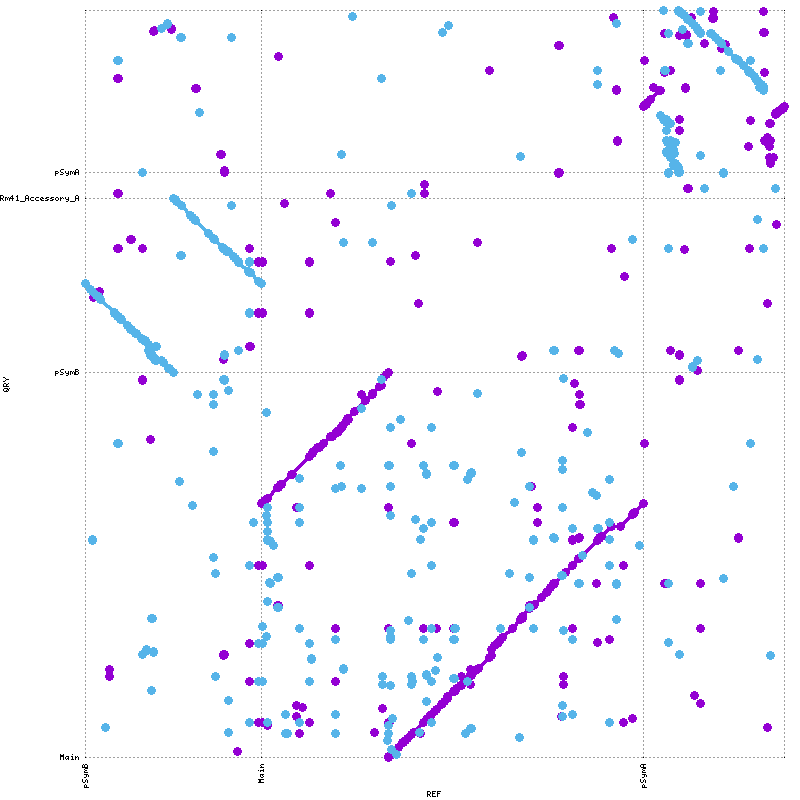

The gnuplot source for this figure:
set terminal png tiny size 800,800
set output "2011-vs-Rm41.png"
set xtics rotate ( \
 "pSymB" 1.0, \
 "Main" 1683348.0, \
 "pSymA" 5340623.0, \
 "" 6693185 \
)
set ytics ( \
 "Main" 1.0, \
 "pSymB" 3678504.0, \
 "Rm41_Accessory_A" 5343582.0, \
 "pSymA" 5590646.0, \
 "" 7140241 \
)
set size 1,1
set grid
unset key
set border 0
set tics scale 0
set xlabel "REF"
set ylabel "QRY"
set format "%.0f"
set mouse format "%.0f"
set mouse mouseformat "[%.0f, %.0f]"
if(GPVAL_VERSION < 5) { set mouse clipboardformat "[%.0f, %.0f]" }
set xrange [1:6693185]
set yrange [1:7140241]
set style line 1  lt 1 lw 3 pt 6 ps 1
set style line 2  lt 3 lw 3 pt 6 ps 1
set style line 3  lt 2 lw 3 pt 6 ps 1
plot \
 "2011-vs-Rm41.fplot" title "FWD" w lp ls 1, \
 "2011-vs-Rm41.rplot" title "REV" w lp ls 2
